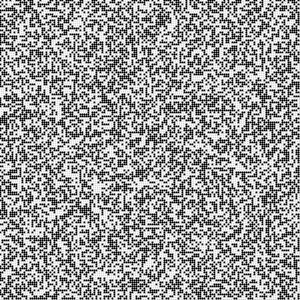
Frame 1 (no input)
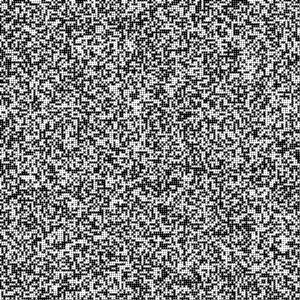
Frame 60 (the mouse pressed at the canvas centre just before this capture)
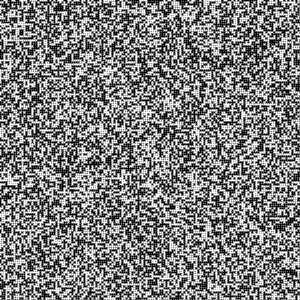
Frame 120 (the mouse held since frame 60 and released just before this capture)

The Processing sketch that drew these frames (run headless with seeded random() and noise(); from frame 60 on, the mouse is pressed at the canvas centre):

// Processing sketch: TVSinSenal
// ── TVSinSenal.pde
void setup(){
  size(300, 300);
  strokeWeight(2);
}

void draw(){
  for(int x=0; x<width; x+=2){
    for (int y=0; y<height; y+=2){
      if(random(100) < 50) stroke(0);
      else stroke(255);
      point(x, y);
    }
  }
}
